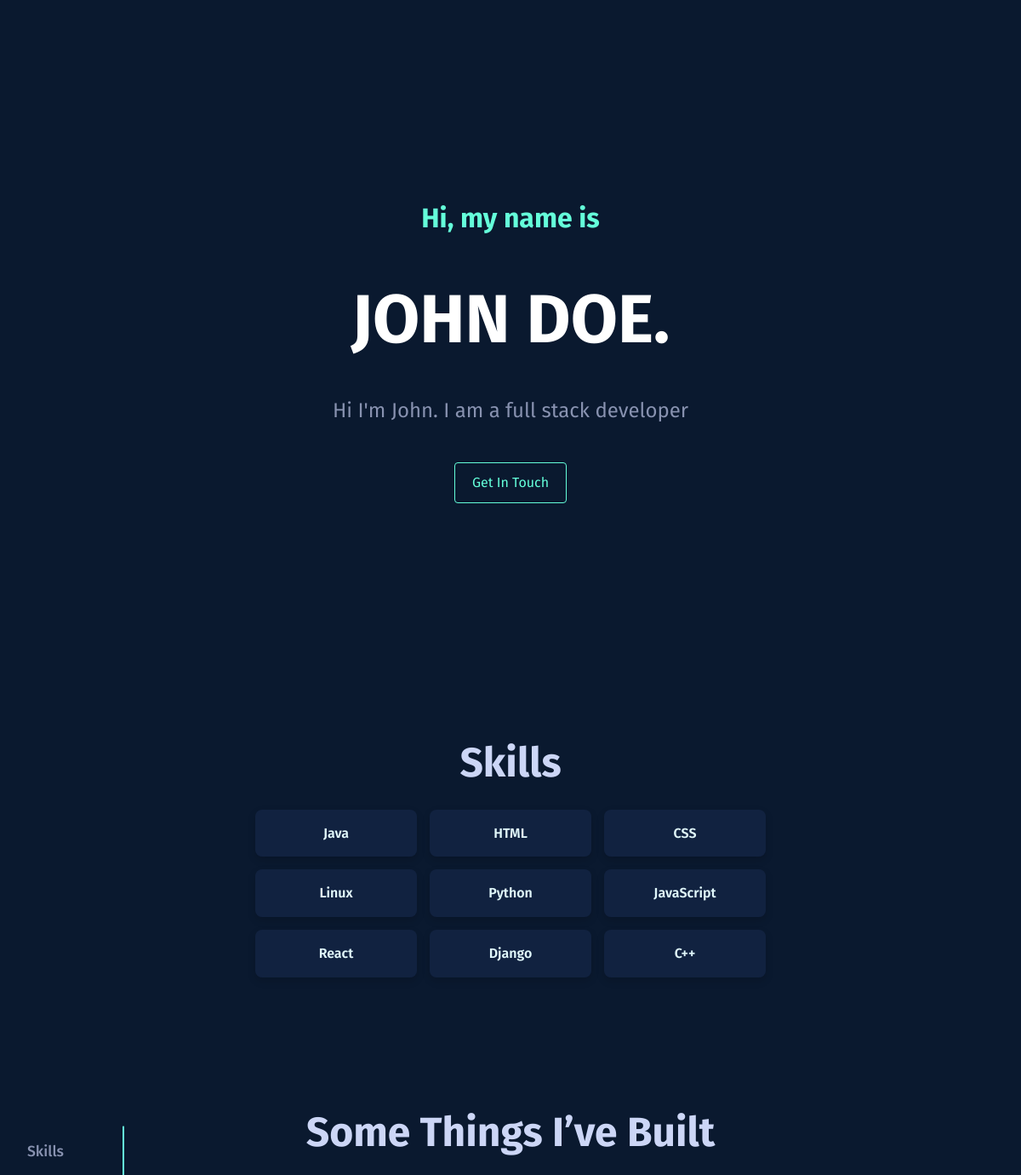
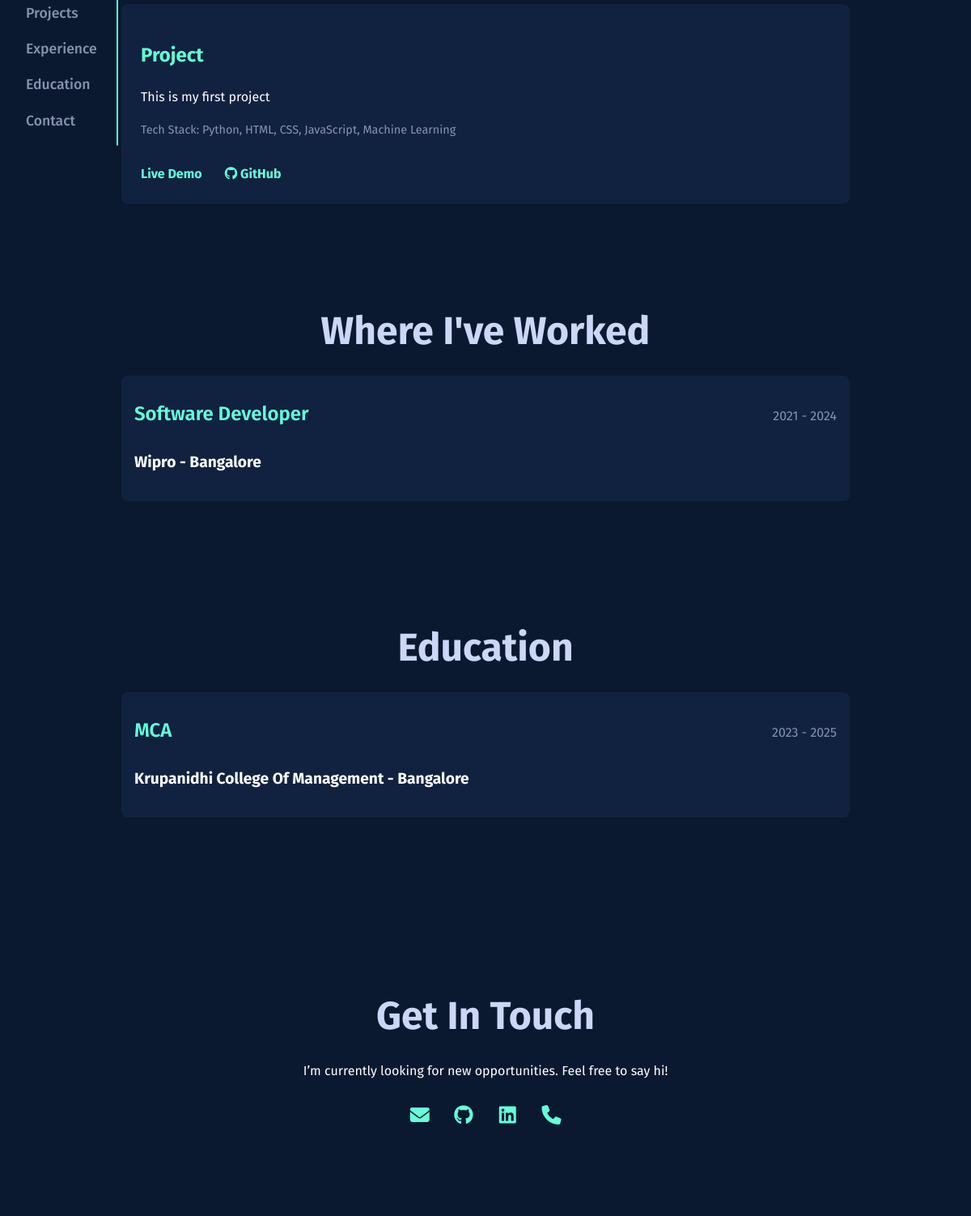
Screenshot of /portfolio/john-doe-100dc5/ with the database file from the repository (2 pictures, top to bottom).
### builder/models.py (models this page shows, shortened)
class Portfolio(models.Model):
    slug = models.SlugField(unique=True, blank=True)
    name = models.CharField(max_length=100)
    title = models.CharField(max_length=100, blank=True)
    bio = models.TextField(blank=True)
    email = models.EmailField()
    phone = models.CharField(max_length=20, blank=True)
    github = models.URLField(blank=True)
    linkedin = models.URLField(blank=True)
    skills = models.TextField(blank=True)  # Comma-separated skills

class Project(models.Model):
    portfolio = models.ForeignKey(Portfolio, on_delete=models.CASCADE, related_name='projects')
    title = models.CharField(max_length=100)
    project_duration = models.CharField(max_length=100, blank=True)
    description = models.TextField(blank=True)
    stack = models.CharField(max_length=200, blank=True)
    link = models.URLField(blank=True)
    github = models.URLField(blank=True)

class Experience(models.Model):
    portfolio = models.ForeignKey(Portfolio, on_delete=models.CASCADE, related_name='experiences')
    job_title = models.CharField(max_length=100)
    company_name = models.CharField(max_length=100)
    job_desc = models.TextField(blank=True)
    duration = models.CharField(max_length=100, blank=True)
    location = models.CharField(max_length=100, blank=True)

class Education(models.Model):
    portfolio = models.ForeignKey(Portfolio, on_delete=models.CASCADE, related_name='educations')
    degree = models.CharField(max_length=100)
    school = models.CharField(max_length=100)
    edu_desc = models.TextField(blank=True)
    edu_duration = models.CharField(max_length=100, blank=True)
    edu_location = models.CharField(max_length=100, blank=True)

### builder/views.py (the view)
# urls.py: path('portfolio/<slug:slug>/', views.view_portfolio, name='view_portfolio'),
def view_portfolio(request, slug):
    portfolio = get_object_or_404(Portfolio, slug=slug)
    project_data = []
    for project in portfolio.projects.all():
        project_data.append({
            'title': project.title,
            'description': project.description,
            'stack': project.stack,
            'link': project.link if project.link.startswith('http') else 'https://rinsham10.github.io/AgriSens/',
            'github': project.github if project.github.startswith('http') else ''
        })
    return render(request, 'template1.html', {
        'name': portfolio.name,
        'title': portfolio.title,
        'bio': portfolio.bio,
        'skills': [s.strip() for s in portfolio.skills.split(',')],
        'github': portfolio.github,
        'linkedin': portfolio.linkedin,
        'email': portfolio.email,
        'phone': portfolio.phone,
        'project_data': project_data,  # Adjusted to ensure full URL
        'experience': portfolio.experiences.all(),
        'education': portfolio.educations.all(),
    })

### builder/templates/template1.html (shortened to what this page needs)
{% load static %}
<!DOCTYPE html>
<html lang="en">
<head>
  <link rel="stylesheet" href="{% static 'css/template1.css' %}">
<link href="https://cdn.jsdelivr.net/npm/aos@2.3.4/dist/aos.css" rel="stylesheet">
<link rel="stylesheet" href="https://cdnjs.cloudflare.com/ajax/libs/font-awesome/6.5.0/css/all.min.css">
</head>
<body>
<nav class="side-nav">
  <ul>
    {% if skills %}
    <li><a href="#about">Skills</a></li>
    {% endif %}
    {% if project_data %}
      <li><a href="#projects">Projects</a></li>
    {% endif %}
    {% if experience %}
      <li><a href="#experience">Experience</a></li>
    {% endif %}
    {% if education %}
      <li><a href="#education">Education</a></li>
    {% endif %}
    <li><a href="#contact">Contact</a></li>
  </ul>
</nav>
  <header class="hero" data-aos="fade-up">
  <h1 class="intro">Hi, my name is</h1>
  <h2 class="name">{{ name }}.</h2>
  {% if bio %}
    <p class="subtitle">{{ bio }}</p><br>
  {% endif %}
  <a href="#contact" class="cta-button">Get In Touch</a>
</header>
  <main>
    {% if skills %}
    <section class="about" id="about">
      <h3 class="section-title">Skills</h3>
      <div class="about-content">
        <ul class="skills-grid">
          {% for skill in skills %}
            <li>{{ skill }}</li>
          {% endfor %}
        </ul>
      </div>
      <br><br><br>
    </section>
    {% endif %}
    {% if project_data %}
    <section class="projects" id="projects">
      <h3 class="section-title">Some Things I’ve Built</h3>
      <div class="project-cards">
        {% for project in project_data %}
          <div class="project-card">
            <h2>{{ project.title }}</h2>
            {% if project.description %}
              <p>{{ project.description }}</p>
            {% else %}
              <p class="no-description">No description available</p>
            {% endif %}
            {% if project.stack %}
              <p class="tech-stack">Tech Stack: {{ project.stack }}</p>
            {% endif %}
            {% if project.link %}
              <a href="{{ project.link }}" target="_blank" class="project-link">Live Demo</a>
            {% endif %}
            {% if project.github %}
              <a href="{{ project.github }}" target="_blank" class="project-link github-link">
                <i class="fab fa-github"></i> GitHub</a>
            {% endif %}
          </div>
        {% endfor %}
      </div>
      <br><br>
    </section>
  {% endif %}
    {% if experience %}
<section class="experience" id="experience">
  <h3 class="section-title">Where I've Worked</h3>
  <div class="experience-list">
    {% for exp in experience %}
    <div class="experience-item">
      <div class="exp-header">
        <h2 class="job-title">{{ exp.job_title }}</h2>
        <h4 class="duration">{{ exp.duration }}</h4>
      </div>
      <h3 class="company">{{ exp.company_name }} - {{ exp.location }}</h3>
    </div>
    {% endfor %}
  </div>
  <br><br>
</section>
{% endif %}
{% if education %}
<section class="education" id="education">
  <h3 class="section-title">Education</h3>
  <div class="education-list">
    {% for edu in education %}
    <div class="education-item">
      <div class="edu-header">
        <h2 class="degree">{{ edu.degree }}</h2>
        <h4 class="duration">{{ edu.edu_duration }}</h4>
      </div>
      <h3 class="school">{{ edu.school }} - {{ edu.edu_location }}</h3>
    </div>
    {% endfor %}
  </div>
  <br>
</section>
{% endif %}
  </main>
  <footer id="contact">
    <h3 class="section-title">Get In Touch</h3>
    <p>I’m currently looking for new opportunities. Feel free to say hi!</p>
    <div class="contact-info flex justify-center gap-6 text-2xl mt-4 text-[#3F1A2B]">
      {% if email %}
        <a href="mailto:{{ email }}" class="hover:text-[#B2183A]" title="Email">
          <i class="fas fa-envelope"></i>
        </a>
      {% endif %}
      {% if github %}
        <a href="{{ github }}" target="_blank" class="hover:text-[#B2183A]" title="GitHub">
          <i class="fab fa-github"></i>
        </a>
      {% endif %}
      {% if linkedin %}
        <a href="{{ linkedin }}" target="_blank" class="hover:text-[#B2183A]" title="LinkedIn">
          <i class="fab fa-linkedin"></i>
        </a>
      {% endif %}
      {% if phone %}
        <a href="tel:{{ phone }}" class="hover:text-[#B2183A]" title="Phone">
          <i class="fas fa-phone"></i>
        </a>
      {% endif %}
    </div>
  </footer>
</body>
</html>

### builder/static/css/template1.css (style rules this page uses)
body { background-color: #0a192f; color: #64ffd0; font-family: 'Fira Sans', sans-serif; margin: 0; padding: 0; line-height: 1.6; }
p { color: #ffffff; }
a { color: #64ffd0; text-decoration: none; }
.section-title { font-size: 3rem; color: #ccd6f6; margin-bottom: 1rem; text-align: center; }
.hero { display: flex; flex-direction: column; justify-content: center; align-items: center; min-height: 100vh; text-align: center; padding: 0 2rem; }
.subtitle { max-width: 800px; color: #8892b0; margin: 1rem 0 1rem; font-size: 1.5rem; line-height: 1.6; word-wrap: break-word; word-break: break-word; }
.intro { color: #64ffda; font-size: 2rem; }
.name { font-size: 5rem; font-weight: bold; color: #ffffff; margin: 0.5rem 0; }
.cta-button { padding: 10px 20px; border: 1px solid #64ffda; border-radius: 4px; color: #64ffda; background: transparent; transition: all 0.3s ease; font-size: 1rem; }
.about, .projects, .experience, .education, .contact { padding: 10px 2rem; max-width: 900px; margin: 0 auto; }
.skills-grid { display: grid; grid-template-columns: repeat(auto-fit, minmax(140px, 1fr)); gap: 15px; list-style: none; padding: 0; margin: 0 auto; max-width: 600px; }
.skills-grid li { background: linear-gradient(1deg, #112240, #112240); backdrop-filter: blur(6px); padding: 12px 18px; border-radius: 8px; font-size: 1rem; font-weight: 600; color: #e0f7fa; text-align: center; box-shadow: 0 4px 10px rgba(0, 0, 0, 0.15); cursor: pointer; border: 3px solid transparent; transition: border 0.3s ease, transform 0.3s ease; animation: popIn 0.5s ease forwards; }
.project-cards { display: grid; grid-template-columns: repeat(auto-fit, minmax(300px, 1fr)); gap: 2rem; }
.project-card { background-color: #112240; padding: 1.5rem; border-radius: 8px; transition: transform 0.3s ease; }
.project-link { display: inline-block; margin-top: 1rem; margin-right: 1.5rem; color: #64ffda; font-weight: bold; }
.tech-stack { font-size: 0.9rem; color: #8892b0; margin-top: 0.5rem; }
footer { padding: 100px 2rem; text-align: center; background-color: #0a192f; }
.experience-item, .education-item { background: #112240; padding: 1rem; border-radius: 8px; margin-bottom: 1.5rem; transition: transform 0.3s ease; }
.side-nav { position: fixed; top: 50%; left: 2rem; transform: translateY(-50%); display: flex; flex-direction: column; padding-right: 1.5rem; border-right: 2px solid #64ffda; z-index: 999; }
.side-nav ul { list-style: none; padding: 0; margin: 0; }
.side-nav li { margin: 1rem 0; }
.side-nav a { color: #8892b0; text-decoration: none; font-size: 1.1rem; font-weight: 500; transition: color 0.3s; }
.contact-info a { display: inline-flex; align-items: center; justify-content: center; width: 50px; height: 50px; color: #64ffda; border-radius: 50%; transition: color 0.3s ease, transform 0.3s ease; font-size: 24px; }
.exp-header, .edu-header { display: flex; justify-content: space-between; align-items: baseline; flex-wrap: wrap; margin-bottom: 0.5rem; }
.job-title, .degree { font-size: 1.5rem; color: #64ffda; font-weight: 600; margin: 0; }
.duration { font-size: 1rem; color: #8892b0; font-weight: 400; margin-left: auto; }
.company, .school { font-size: 1.2rem; color: #ffffff; margin: 0.25rem 0; }

### builder/templates/template1.html (style rules this page uses)
html { scroll-behavior: smooth; }

### rows the page displays
Portfolio: name "JOHN DOE", bio "Hi I'm John. I am a full stack developer"
Project: title "Project", description "This is my first project", stack "Python, HTML, CSS, JavaScript, Machine Learning"
Experience: job_title "Software Developer", duration "2021 - 2024", company_name "Wipro", location "Bangalore"
Education: degree "MCA", edu_duration "2023 - 2025", school "Krupanidhi College Of Management", edu_location "Bangalore"

### other values shown
{{ skill }} "Java" "HTML" "CSS" "Linux" "Python" "JavaScript" "React" "Django" "C++"
